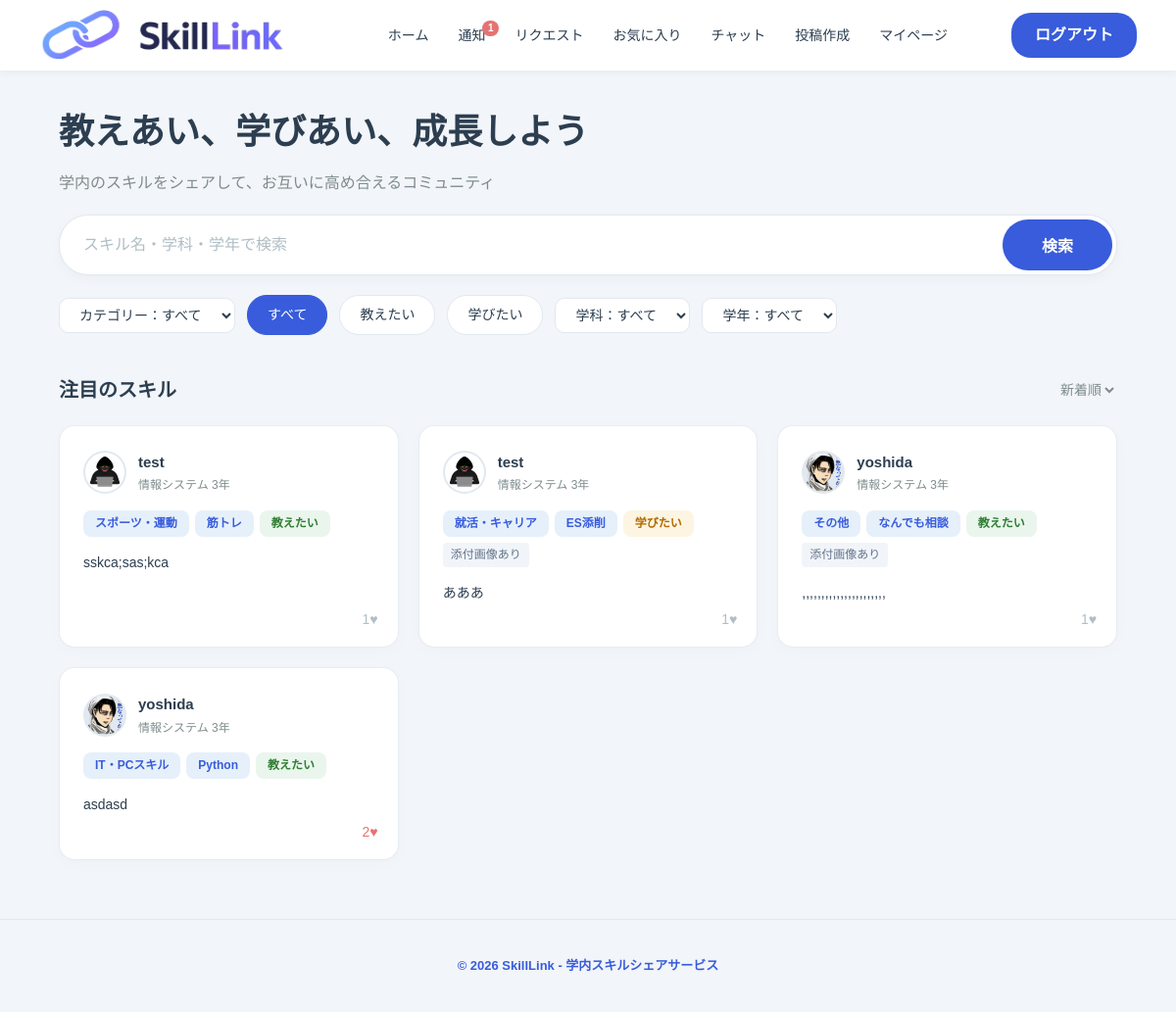
/ (signed in), run on the app's committed database.
### tables this page shows
CREATE TABLE posts (post_id INTEGER PRIMARY KEY AUTOINCREMENT, user_id INTEGER NOT NULL, skill_id INTEGER NOT NULL, post_type TEXT NOT NULL,
        post_text TEXT NOT NULL, post_date TIMESTAMP DEFAULT CURRENT_TIMESTAMP, category_id INTEGER NOT NULL, image_path TEXT,
        FOREIGN KEY(user_id) REFERENCES users(user_id),  FOREIGN KEY(skill_id) REFERENCES skills(skill_id), FOREIGN KEY(category_id) REFERENCES categories(category_id));

CREATE TABLE users (user_id INTEGER PRIMARY KEY AUTOINCREMENT,
        name TEXT NOT NULL UNIQUE, email TEXT NOT NULL UNIQUE, password TEXT NOT NULL, grade TEXT NOT NULL, department TEXT NOT NULL,
        introduction TEXT, icon_path TEXT);

CREATE TABLE categories (category_id INTEGER PRIMARY KEY AUTOINCREMENT, category_name TEXT NOT NULL UNIQUE);

CREATE TABLE skills (skill_id INTEGER PRIMARY KEY AUTOINCREMENT, skill_name TEXT NOT NULL, category_id INTEGER NOT NULL , FOREIGN KEY(category_id) REFERENCES categories(category_id), UNIQUE (skill_name, category_id));

### routes/posts.py (the view)
@posts.route("/")
def top():
    if 'user_email' not in session:
        return redirect('/login')
    db = get_db()
    user_id = session.get('user_id')
    sort_type = request.args.get('sort', 'new')
    selected_category = request.args.get('category', '')
    selected_grade = request.args.get('grade', '')
    selected_department = request.args.get('department', '')
    search_query = request.args.get('query', '')
    category_data = db.execute("SELECT MIN(category_id) AS category_id, category_name FROM categories GROUP BY category_name ORDER BY category_id").fetchall()
    grade_data = db.execute("SELECT DISTINCT grade FROM users WHERE grade IS NOT NULL AND grade != ''").fetchall()
    department_data = db.execute("SELECT DISTINCT department FROM users WHERE department IS NOT NULL AND department != ''").fetchall()
    posts_list = fetch_posts(
        db,
        category_id=selected_category,
        grade=selected_grade,
        department=selected_department,
        search_query=search_query,
        sort_type=sort_type,
        user_id=user_id
    )
    return render_template(
        'top.html',
        posts=posts_list,
        active_tab='all',
        active_sort=sort_type,
        categories=category_data,
        grades=grade_data,
        selected_grade=selected_grade,
        selected_category=selected_category,
        departments=department_data,
        selected_department=selected_department,
        search_query=search_query
    )

### app.py (called while the page is built)
@app.after_request
def add_header(response):
    response.headers['Cache-Control'] = 'no-store, no-cache, must-revalidate, post-check=0, pre-check=0, max-age=0'
    response.headers['Pragma'] = 'no-cache'
    response.headers['Expires'] = '0'
    return response

@app.context_processor
def inject_unread_notifications():
    if 'user_id' in session:
        db = get_db()
        count = db.execute(
            "SELECT COUNT(*) FROM notifications WHERE user_id = ? AND is_read = 0",
            (session['user_id'],)
        ).fetchone()[0]
        return {'unread_notifications': count}
    return {'unread_notifications': 0}

### routes/auth.py (called while the page is built)
def connect_db():
    rv = sqlite3.connect(DATABASE, timeout=20.0)
    rv.row_factory = sqlite3.Row  # カラム名でのデータ取得を可能にする設定
    return rv

def get_db():
    if not hasattr(g, 'sqlite_db'):
        g.sqlite_db = connect_db()
    return g.sqlite_db

### templates/top.html (shortened to what this page needs)
<!DOCTYPE html>
<html lang="ja">
<head>
    <link rel="stylesheet" href="{{ url_for('static', filename='css/top.css') }}">
    <link rel="stylesheet" href="{{ url_for('static', filename='css/variables.css') }}">
    <link rel="stylesheet" href="{{ url_for('static', filename='css/header.css') }}">
    <link rel="stylesheet" href="{{ url_for('static', filename='css/footer.css') }}">
</head>
<body>
    {% include 'header.html' %}
    <main>
        <section class="hero">
            <h1 id="heroTitle" class="hero-title">教えあい、学びあい、成長しよう</h1>
            <p class="hero-sub">学内のスキルをシェアして、お互いに高め合えるコミュニティ</p>
        </section>
        <section class="search-area">
            <form action="" method="GET" class="search-form-container">
                <div class="search-form">
                    <input type="text" name="query" value="{{ request.args.get('query', '') }}" placeholder="スキル名・学科・学年で検索">
                    <button type="submit" class="btn-primary">検索</button>
                </div>
                <div class="filters">
                    <select name="category" onchange="this.form.submit()">
                        <option value="">カテゴリー：すべて</option>
                    </select>
                    <a href="/" class="filter-btn {% if active_tab == 'all' or not active_tab %}active{% endif %}">すべて</a>
                    <a href="/top/teach" class="filter-btn {% if active_tab == 'teach' %}active{% endif %}">教えたい</a>
                    <a href="/top/learn" class="filter-btn {% if active_tab == 'learn' %}active{% endif %}">学びたい</a>
                    <select name="department" onchange="this.form.submit()">
                        <option value="">学科：すべて</option>
                    </select>
                    <select name="grade" onchange="this.form.submit()">
                        <option value="">学年：すべて</option>
                    </select>
                </div>
            </form>
        </section>
        <section class="skills-section">
            <div class="section-header">
                <h2>注目のスキル</h2>
                <select class="sort-select" onchange="location.href='?sort='+this.value;">
                    <option value="new" {% if active_sort == 'new' %}selected{% endif %}>新着順</option>
                </select>
            </div>
            <div class="cards">
                {% for post in posts %}
                <div class="card"
                     data-post-id="{{ post.post_id }}"
                     data-user-id="{{ post.user_id }}"
                     data-name="{{ post.name }}"
                     data-meta="{{ post.department }} {{ post.grade }}年"
                     data-icon="{{ url_for('static', filename=post.icon_path) if post.icon_path else url_for('static', filename='img/default-avatar.png') }}"
                     data-category="{{ post.category_name }}"
                     data-skill="{{ post.skill_name }}"
                     data-type="{{ post.post_type }}"
                     data-body="{{ post.post_text }}"
                     data-likes="{{ post.like_count }}"
                     data-image="{{ url_for('static', filename=post.image_path) if post.image_path else '' }}"
                     data-pdf="{{ url_for('static', filename=post.pdf_path) if post.pdf_path else '' }}">
                    <div class="card-top">
                        <a href="/users/{{ post.user_id }}" class="user-icon-link" title="{{ post.name }}さんのプロフィールを見る" onclick="event.stopPropagation();">
                            <img src="{{ url_for('static', filename=post.icon_path) if post.icon_path else url_for('static', filename='img/default-avatar.png') }}" alt="{{ post.name }}のアイコン" class="user-icon-img">
                        </a>
                        <div>
                            <a href="/users/{{ post.user_id }}" class="name-link" title="{{ post.name }}さんのプロフィールを見る" onclick="event.stopPropagation();">
                                <span class="name">{{ post.name }}</span>
                            </a>
                            <span class="meta">{{ post.department }} {{ post.grade }}年</span>
                        </div>
                    </div>
                    <div class="tags">
                        {% if post.category_name %}<span class="tag">{{ post.category_name }}</span>{% endif %}
                        {% if post.skill_name %}<span class="tag">{{ post.skill_name }}</span>{% endif %}
                        <span class="badge {{ 'teach' if post.post_type == '教えたい' else 'learn' }}">{{ post.post_type }}</span>
                        {% if post.image_path %}
                        <span class="badge-attachment">添付画像あり</span>
                        {% endif %}
                    </div>
                    <p class="body">{{ post.post_text }}</p>
                    <button type="button" class="like-btn" data-post-id="{{ post.post_id }}" data-liked="{{ 'true' if post.liked_by_me else 'false' }}">
                        <span class="like-count">{{ post.like_count }}</span>♥
                    </button>
                </div>
                {% else %}
                <div class="no-posts">
                    <p>該当する投稿はまだありません。</p>
                </div>
                {% endfor %}
            </div>
        </section>
    </main>
    {% include 'footer.html' %}
</body>
</html>

### static/css/variables.css (style rules this page uses)
:root { --primary-color: #385cdb; --primary-hover: #2a46b0; --bg-color: #f2f5f9; --text-main: #2c3e50; --text-sub: #7f8c8d; --card-bg: #ffffff; --border-color: #e2e8f0; --tag-blue-bg: #e6f0fa; --tag-blue-text: #385cdb; --tag-teach-bg: #eaf6ed; --tag-teach-text: #2e7d32; --tag-learn-bg: #fdf5e2; --tag-learn-text: #b26a00; --font-family-base: "Hiragino Sans", "Hiragino Kaku Gothic ProN", "Yu Gothic", Meiryo, sans-serif; }

### static/css/header.css (style rules this page uses)
body, .header { font-family: 'Noto Sans JP', sans-serif !important; }

### data on the page
posts: name (picture), name "test", department "情報システム", grade "3", category_name "スポーツ・運動", skill_name "筋トレ", post_type "教えたい", post_text "sskca;sas;kca", like_count "1"
posts: name (picture), name "test", department "情報システム", grade "3", category_name "就活・キャリア", skill_name "ES添削", post_type "学びたい", shows "添付画像あり", post_text "あああ", like_count "1"
posts: icon_path (picture), name "yoshida", department "情報システム", grade "3", category_name "その他", skill_name "なんでも相談", post_type "教えたい", shows "添付画像あり", post_text ",,,,,,,,,,,,,,,,,,,,,,", like_count "1"
posts: icon_path (picture), name "yoshida", department "情報システム", grade "3", category_name "IT・PCスキル", skill_name "Python", post_type "教えたい", post_text "asdasd", like_count "2"

### other printed values
{{ unread_notifications }} "1"
